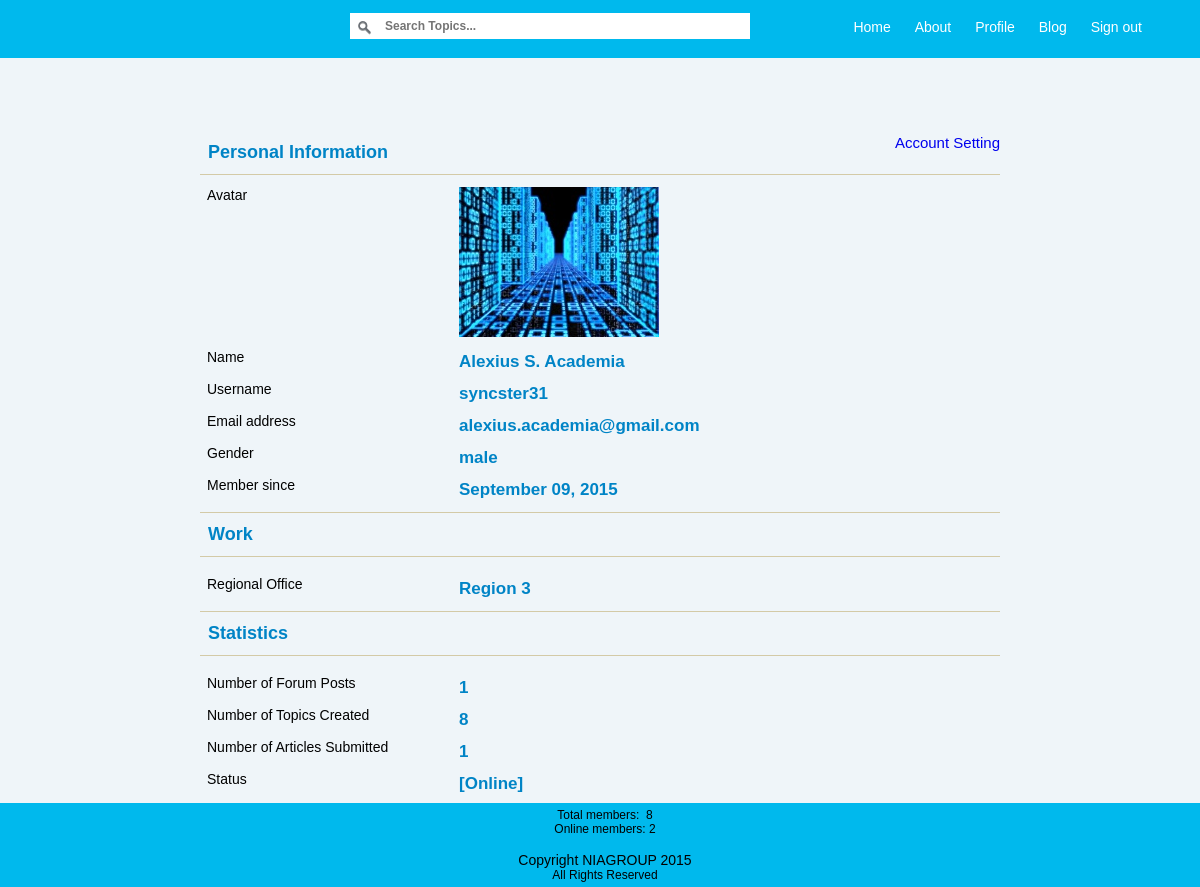
Screenshot of /syncster31 (signed in) with the database file from the repository.
### tables this page shows
CREATE TABLE IF NOT EXISTS `users` (
  `id` int(11) NOT NULL AUTO_INCREMENT,
  `username` varchar(255) NOT NULL,
  `first_name` varchar(255) NOT NULL,
  `last_name` varchar(255) NOT NULL,
  `sex` varchar(6) NOT NULL,
  `email` varchar(255) NOT NULL,
  `password` varchar(32) NOT NULL,
  `sign_up_date` datetime NOT NULL,
  `avatar` varchar(255) NOT NULL,
  `activated` enum('0','1') NOT NULL,
  `region` enum('CAR','Region 1','Region 2','Region 2','MRIIS','Region 3','UPRIIS','Region 4A','Region 4B','Region 5','Region 6','Region 7','Region 8','Region 9','Region 10','Region 11','Region 12','Region 13','Central Office') NOT NULL,
  PRIMARY KEY (`id`)
);

### profile.php (the view, shortened to what this page needs)
<?php
	include( 'inc/header.inc.php' );
	if(!isset($_SESSION['uname_log'])){
		header( "location: index.php" );
	}else{
		if(isset($_GET['user'])){
			$user = $_GET['user'];
			$sql_profile_owner = "SELECT * FROM users WHERE username ='$user'";
			if(!$result_profile_owner = $mysqli->query($sql_profile_owner)){
				echo "There is something wrong!";
				exit();
				header( "location: index.php" );
			}
			if($result_profile_owner->num_rows == 1){
				$row_profile_owner = $result_profile_owner->fetch_assoc();
				$id_profile_owner = $row_profile_owner['id'];
				$fname_profile_owner = $row_profile_owner['first_name'];
				$lname_profile_owner = $row_profile_owner['last_name'];
				$username_profile_owner = $row_profile_owner['username'];
				$avatar_profile_owner = $row_profile_owner['avatar'];
				$email_profile_owner = $row_profile_owner['email'];
				$sex_profile_owner = $row_profile_owner['sex'];
				$signup_profile_owner = $row_profile_owner['sign_up_date'];
				$region_profile_owner = $row_profile_owner['region'];
			}else{
				header( "location: index.php" );
			}
			?>
			<br />
			<div style="width: 800px; margin: 60px auto 0px auto; margin-bottom: 80px;">
				<div id="profileAcctSetting">
					<a href="account_setting.php">Account Setting</a>
				</div>
				<h2>Personal Information</h2>
				<div id="profileGroupContainer">
					<table>
						<tr valign="top">
							<td>
								<div id="profileInfoLabel">
									Avatar
								</div>
							</td>
							<td>
								<div id="profileInfoContent">
									<img src="<?php echo $avatar_profile_owner; ?>" /><br />
								</div>
							</td>
						</tr>
						<tr>
							<td>
								<div id="profileInfoLabel">
									Name
								</div>
							</td>
							<td>
								<div id="profileInfoContent">
									<p><?php echo $fname_profile_owner ." ". $lname_profile_owner; ?></p>
								</div>
							</td>
						</tr>
						<tr>
							<td>
								<div id="profileInfoLabel">
									Username
								</div>
							</td>
							<td>
								<div id="profileInfoContent">
									<p><?php echo $username_profile_owner; ?></p>
								</div>
							</td>
						</tr>
						<tr>
							<td>
								<div id="profileInfoLabel">
									Email address
								</div>
							</td>
							<td>
								<div id="profileInfoContent">
									<p><?php echo $email_profile_owner; ?></p>
								</div>
							</td>
						</tr>
						<tr>
							<td>
								<div id="profileInfoLabel">
									Gender
								</div>
							</td>
							<td>
								<div id="profileInfoContent">
									<p><?php echo $sex_profile_owner; ?></p>
								</div>
							</td>
						</tr>
						<tr>
							<td>
								<div id="profileInfoLabel">
									Member since
								</div>
							</td>
							<td>
								<div id="profileInfoContent">
									<p><?php echo date('F d, Y',strtotime($signup_profile_owner)); ?></p>
								</div>
							</td>
						</tr>
					</table>
				</div>
				<h2>Work</h2>
				<div id="profileGroupContainer">
					<table>
						<tr>
							<td>
								<div id="profileInfoLabel">
									Regional Office
								</div>
							</td>
							<td>
								<div id="profileInfoContent">
									<p><?php echo $region_profile_owner; ?></p>
								</div>
							</td>
						</tr>
					</table>
				</div>
				<h2>Statistics</h2>
				<div id="profileGroupContainer">
					<table>
						<tr>
							<td>
								<div id="profileInfoLabel">
									Number of Forum Posts
								</div>
							</td>
							<td>
								<div id="profileInfoContent">
									<p><?php getNumberOfPosts($id_profile_owner); ?></p>
								</div>
							</td>
						</tr>
						<tr>
							<td>
								<div id="profileInfoLabel">
									Number of Topics Created
								</div>
							</td>
							<td>
								<div id="profileInfoContent">
									<p><?php getNumberOfTopics($username_profile_owner); ?></p>
								</div>
							</td>
						</tr>
						<tr>
							<td>
								<div id="profileInfoLabel">
									Number of Articles Submitted
								</div>
							</td>
							<td>
								<div id="profileInfoContent">
									<p><?php getNumberOfArticles($id_profile_owner); ?></p>
								</div>
							</td>
						</tr>
						<tr>
							<td>
								<div id="profileInfoLabel">
									Status
								</div>
							</td>
							<td>
								<div id="profileInfoContent">
									<p><?php onlineStatus($username_profile_owner); ?></p>
								</div>
							</td>
						</tr>
					</table>
				</div>
			</div>
			<?php
		}else{
			header( "location: index.php" );
		}
	}
	include( 'inc/footer.inc.php' );
?>

### css/style.css (style rules this page uses)
* { font-family: Arial, Helvetica, Sans-serif; margin: 0px; padding: 0px; font-size: 14px; background-color: #eff5f9; text-decoration: none; }
h2 { font-family: Arial, Helvetica, Sans-serif; font-size: 18px; padding: 8px; color: #0084c6; }
p { padding-top: 10px; }
#profileGroupContainer { border-top: 1px solid #d3caa7; border-bottom: 1px solid #d3caa7; margin-top: 3px; margin-bottom: 3px; padding-left: 5px; padding-right: 5px; padding-top: 10px; padding-bottom: 10px; }
#profileInfoLabel { width: 250px; }
#profileAcctSetting { float: right; }
#profileAcctSetting a { text-decoration: none; padding-left: 10px; font-size: 15px; }
#profileInfoContent p { color: #0084c6; font-size: 17px; font-weight: 550; }

### rows the page displays
users: avatar (picture), first_name "Alexius S.", last_name "Academia", username "syncster31", email "alexius.academia@gmail.com", sex "male", sign_up_date "September 09, 2015", region "Region 3"

### other values shown
$num_post_msg "1"
$num_topic_msg "8"
$num_articles_msg "1"
$err_msg "8"
$row_count "2"
